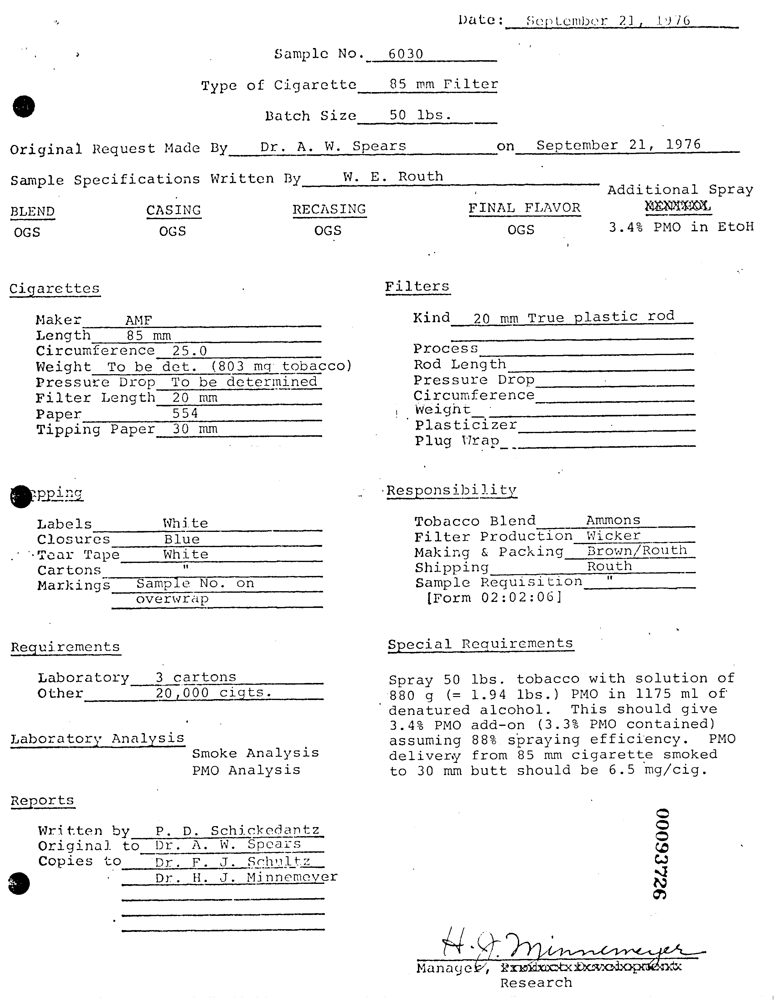
#> input picture sample_documents/form_sample.png, 779 x 1000 px
$ python -i ocr_engine.py   (imports and definitions only)
#> lines starting #> are read from the running program, lines starting #| are printed output that depends on the picture; after the words box and inside, x2 and y2 are one past the last pixel; in counts of white or black regions, pixels touching at a corner belong together
import cv2
import numpy as np
import pytesseract
from PIL import Image
pytesseract.pytesseract.tesseract_cmd = (r"C:\Program Files\Tesseract-OCR\tesseract.exe")
class OCREngine:
    def __init__(self):
        pass

    def preprocess_image(self, image):
#> called with image = '../sample_documents/form_sample.png'
        if not isinstance(image, Image.Image):
            image = Image.open(image)
#> image is the input picture: PIL image 779x1000 L; min 0, max 255, mean 242.2
        image = np.array(image)
        if len(image.shape) == 3:
            gray = cv2.cvtColor(image,cv2.COLOR_BGR2GRAY)
        else:
            gray = image
        resized = cv2.resize(gray,None,fx=2,fy=2,interpolation=cv2.INTER_CUBIC)
        denoised = cv2.fastNlMeansDenoising(resized)
        threshold = cv2.adaptiveThreshold(denoised,255,cv2.ADAPTIVE_THRESH_GAUSSIAN_C,cv2.THRESH_BINARY,11,2)
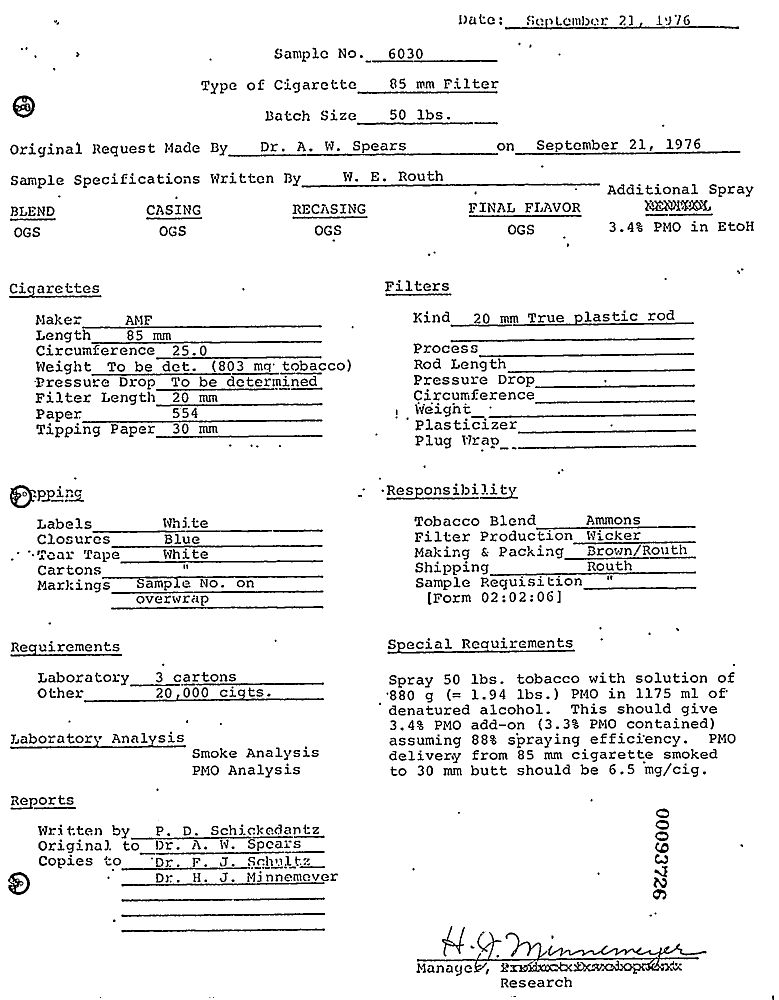
#> threshold: shape (2000, 1558) (shown at 1/2 size); 93.1% white; 1579 black regions (216 under 20 px), largest, box (x1, y1, x2, y2) and area: (834, 1864, 1413, 1948) 6281, (603, 367, 1200, 375) 2037, (168, 1379, 648, 1405) 1774
        return threshold

    def extract_text(self, image):
        processed_image = self.preprocess_image(image)
        text = pytesseract.image_to_string(processed_image, config="--oem 3 --psm 6" )
        return text.strip()

>>> result = OCREngine().preprocess_image('../sample_documents/form_sample.png')
